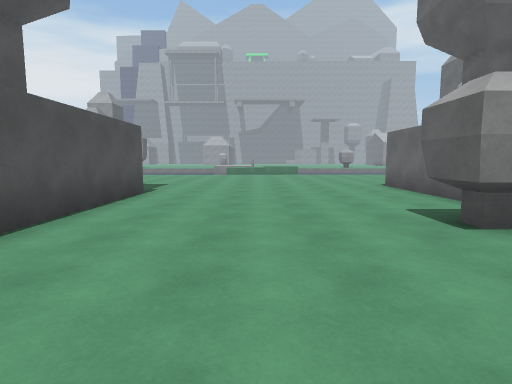
View 1 (above)

17 first-person views from a walk through a scene from a Unity 3-D project. The camera is 1.4 m above the floor, tilts 6° down and sees 80° across. The floor is counted in squares, 2 m on a side. Each view is taken from the middle of a square. On the plan, view 1 faces up. The plan holds only what a view shows up to about 10 squares ahead; the rest is blank. The place goes on beyond the plan. The player is left out.

View 2
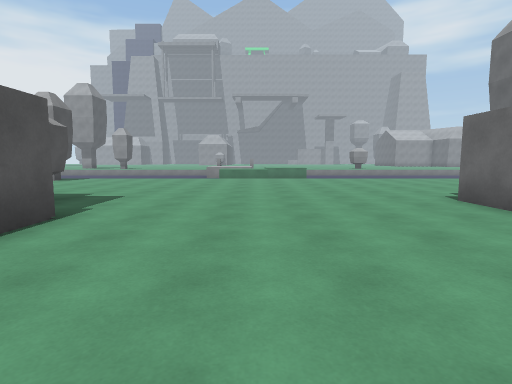

View 3
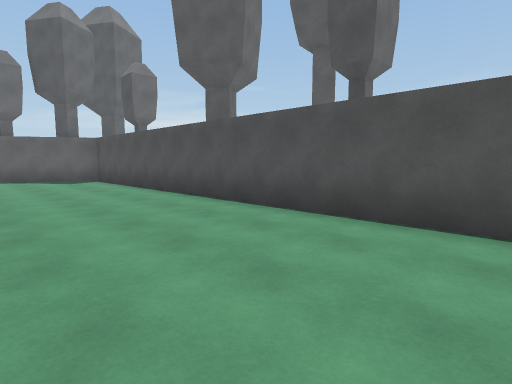

View 4
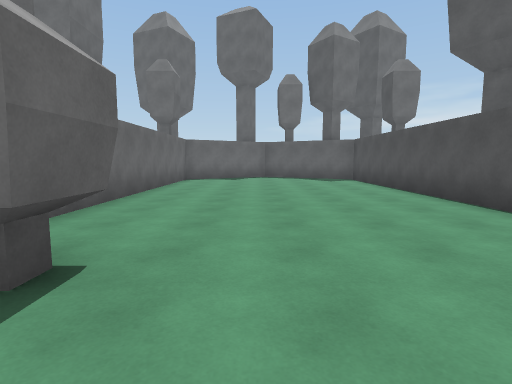

View 5
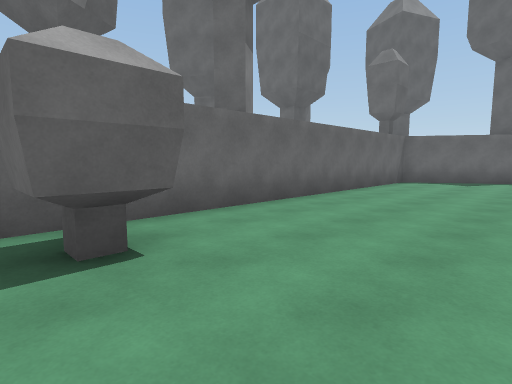

View 6
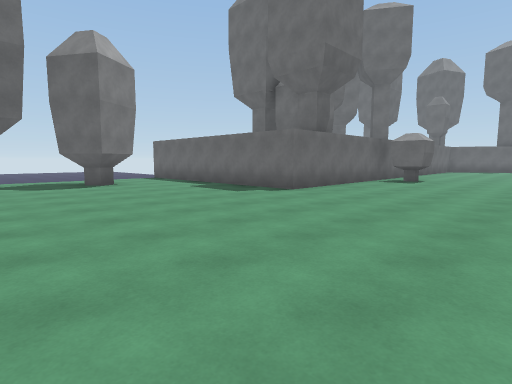

View 7
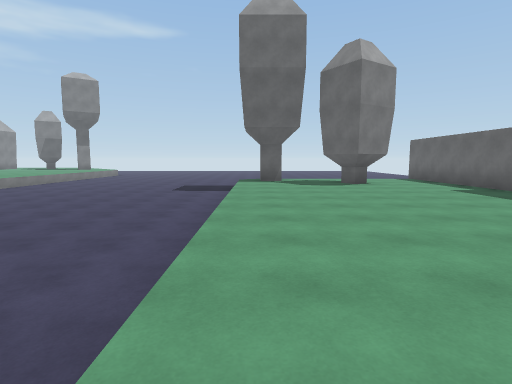

View 8
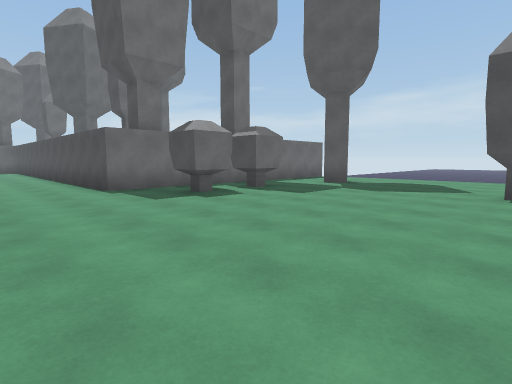

View 9
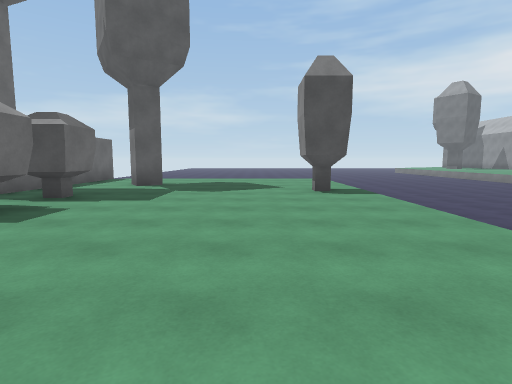

View 10
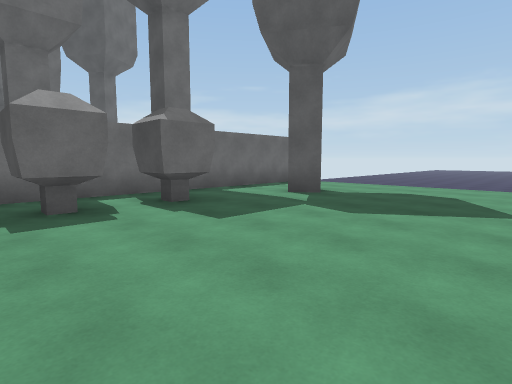

View 11
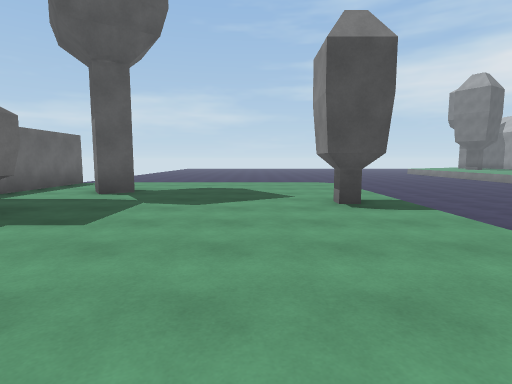

View 12
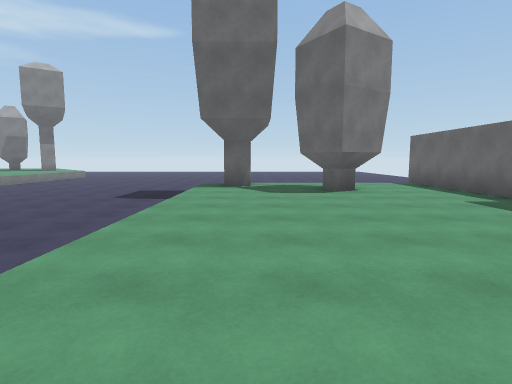

View 13
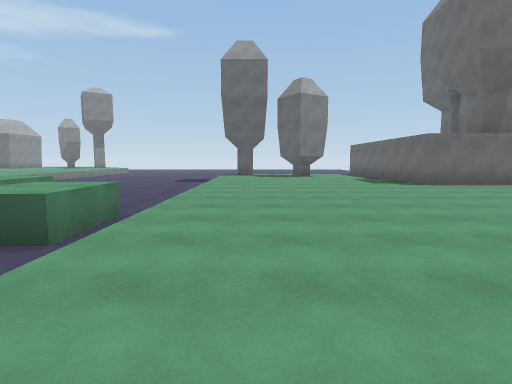

View 14
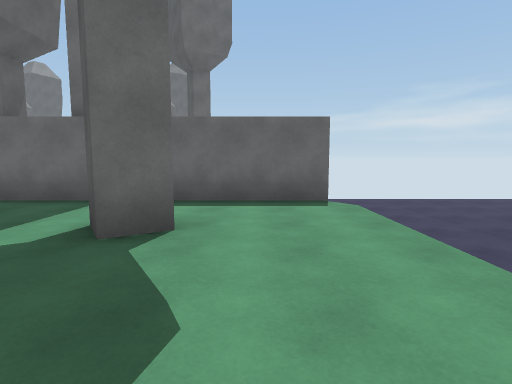

View 15
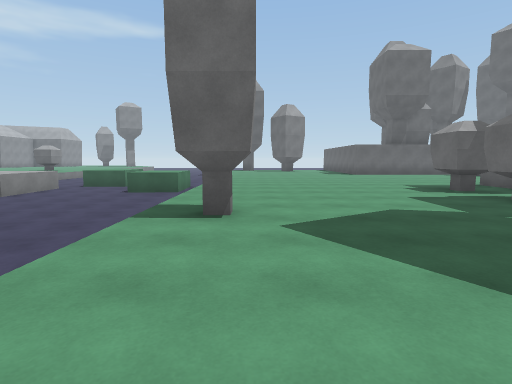

View 16
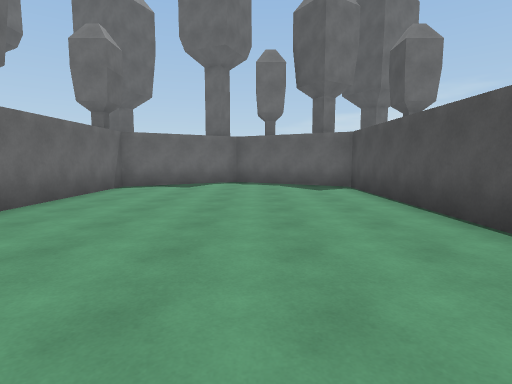

View 17
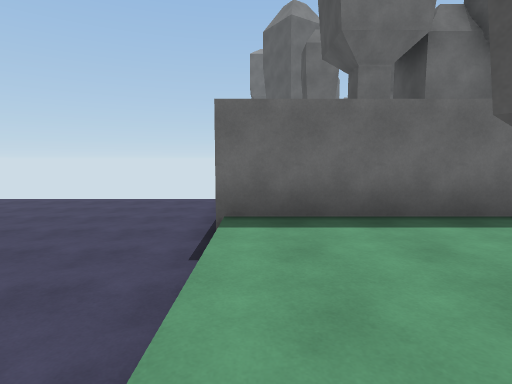

### Floor plan
Key: @ floor where view 1 was taken; # wall or solid block; x gap in a wall; . floor; ^ raised ledge; v drop or lower ground.
Columns run from 12 left of view 1 to 11 right of it. Each row starts with its distance up from view 1.
 17 vvvvvvvvvvv^^ vvvvvvvvvv
 16 vvvvvvvvvvv^^vvvvvvvvvvv
 15    vvvvvvvvvvvvvvvvvvvv
 14 v......................
 13 v.....................#
 12 v......................
 11 v...................#..v
 10 v......................v
  9 v..#...................v
  8 v.....#.#.......#######v
  7 v...............#      v
  6 v#########......#      v
  5 v        #......#      v
  4 v        #......#      v
  3          #.....x#
  2          #......#
  1          #......#
  0          #..@...#
 -1          #......#
 -2          #......#
 -3          #......#
 -4          #......#
 -5          #......#
 -6          #......#
 -7          ###..###
 -8            ####

Where each view was taken, in squares from view 1:
view 1: 0 up, 0 right, facing up
view 2: 3 up, 0 right, facing up
view 3: 5 up, 1 right, facing down-left
view 4: 5 up, 1 right, facing down
view 5: 4 up, 0 right, facing down-right
view 6: 14 up, 1 left, facing down-right
view 7: 14 up, 1 left, facing right
view 8: 14 up, 0 right, facing down-left
view 9: 12 up, 0 right, facing left
view 10: 13 up, 3 left, facing down-left
view 11: 12 up, 2 left, facing left
view 12: 13 up, 1 right, facing right
view 13: 13 up, 5 left, facing right
view 14: 12 up, 10 left, facing down
view 15: 13 up, 11 left, facing right
view 16: 2 up, 0 right, facing down
view 17: 12 up, 10 right, facing down
